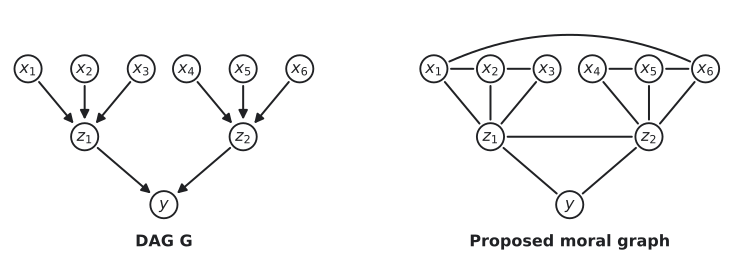

Generate this figure with Python:
"""A DAG G and a proposed moral graph. Redrawn from the TikZ source of Gutmann, Pen and Paper Exercises in Machine Learning (CC BY 4.0), Ex. 5.6."""

import matplotlib.pyplot as plt
from matplotlib.patches import Circle, FancyArrowPatch, Rectangle

from mlrecall.figstyle import INK, LIGHT, save

R = 0.3  # node radius (data units)
PANELS = [{'title': 'DAG G',
  'nodes': {'y': (0, 0, '$y$'),
            'z1': (-1.75, 1.5, '$z_1$'),
            'z2': (1.75, 1.5, '$z_2$'),
            'x1': (-3, 3, '$x_1$'),
            'x2': (-1.75, 3, '$x_2$'),
            'x3': (-0.5, 3, '$x_3$'),
            'x4': (0.5, 3, '$x_4$'),
            'x5': (1.75, 3, '$x_5$'),
            'x6': (3, 3, '$x_6$')},
  'top': 0.9,
  'edges': [('z1', 'y', 'd', 0.0),
            ('z2', 'y', 'd', 0.0),
            ('x1', 'z1', 'd', 0.0),
            ('x2', 'z1', 'd', 0.0),
            ('x3', 'z1', 'd', 0.0),
            ('x4', 'z2', 'd', 0.0),
            ('x5', 'z2', 'd', 0.0),
            ('x6', 'z2', 'd', 0.0)]},
 {'title': 'Proposed moral graph',
  'nodes': {'y': (0, 0, '$y$'),
            'z1': (-1.75, 1.5, '$z_1$'),
            'z2': (1.75, 1.5, '$z_2$'),
            'x1': (-3, 3, '$x_1$'),
            'x2': (-1.75, 3, '$x_2$'),
            'x3': (-0.5, 3, '$x_3$'),
            'x4': (0.5, 3, '$x_4$'),
            'x5': (1.75, 3, '$x_5$'),
            'x6': (3, 3, '$x_6$')},
  'top': 0.9,
  'edges': [('z1', 'y', 'u', 0.0),
            ('z2', 'y', 'u', 0.0),
            ('x1', 'z1', 'u', 0.0),
            ('x2', 'z1', 'u', 0.0),
            ('x3', 'z1', 'u', 0.0),
            ('x4', 'z2', 'u', 0.0),
            ('x5', 'z2', 'u', 0.0),
            ('x6', 'z2', 'u', 0.0),
            ('x1', 'x2', 'u', 0.0),
            ('x2', 'x3', 'u', 0.0),
            ('x4', 'x5', 'u', 0.0),
            ('x5', 'x6', 'u', 0.0),
            ('z1', 'z2', 'u', 0.0),
            ('x1', 'x6', 'u', -0.25)]}]


def draw(ax, panel):
    nodes, patches = panel["nodes"], {}
    for name, (x, y, label) in nodes.items():
        shaded = name in panel.get("shaded", ())
        c = Circle((x, y), R, fc=LIGHT if shaded else "white", ec=INK, lw=1.4, zorder=3)
        ax.add_patch(c)
        patches[name] = c
        ax.text(x, y, label, ha="center", va="center", fontsize=12, color=INK, zorder=4)
    for name, (x, y, label, side) in panel.get("factors", {}).items():
        s = 0.16
        sq = Rectangle((x - s / 2, y - s / 2), s, s, fc=INK, ec=INK, zorder=3)
        ax.add_patch(sq)
        patches[name] = sq
        dx, dy, ha, va = {
            "above": (0, 0.2, "center", "bottom"),
            "below": (0, -0.2, "center", "top"),
            "left": (-0.2, 0, "right", "center"),
            "right": (0.2, 0, "left", "center"),
        }[side]
        ax.text(x + dx, y + dy, label, ha=ha, va=va, fontsize=12 - 1, color=INK)
    centers = {k: v[:2] for k, v in {**nodes, **panel.get("factors", {})}.items()}
    for a, b, kind, rad in panel["edges"]:
        ax.add_patch(
            FancyArrowPatch(
                posA=centers[a],
                posB=centers[b],
                patchA=patches[a],
                patchB=patches[b],
                arrowstyle="-|>" if kind == "d" else "-",
                mutation_scale=14,
                connectionstyle=f"arc3,rad={rad}",
                color=INK,
                lw=1.5,
                zorder=2,
            )
        )
    if panel.get("title"):
        ys = [y for x, y, _ in nodes.values()] + [y for x, y, *_ in panel.get("factors", {}).values()]
        xs = [x for x, y, _ in nodes.values()] + [x for x, y, *_ in panel.get("factors", {}).values()]
        ax.text((min(xs) + max(xs)) / 2, min(ys) - R - 0.35, panel["title"], ha="center",
                va="top", fontsize=12, color=INK, fontweight="bold")
    ax.set_aspect("equal")
    ax.axis("off")
    ax.autoscale_view()


fig, axes = plt.subplots(1, len(PANELS), figsize=(10.0, 3.4), squeeze=False)
for ax, panel in zip(axes[0], PANELS):
    draw(ax, panel)
    xs = [x for x, y, _ in panel["nodes"].values()] + [x for x, y, *_ in panel.get("factors", {}).values()]
    ys = [y for x, y, _ in panel["nodes"].values()] + [y for x, y, *_ in panel.get("factors", {}).values()]
    pad = 0.45
    bottom = 0.75 if panel.get("title") else 0
    ax.set_xlim(min(xs) - pad, max(xs) + pad)
    ax.set_ylim(min(ys) - pad - bottom, max(ys) + pad + panel.get("top", 0))
save(fig, __file__)
